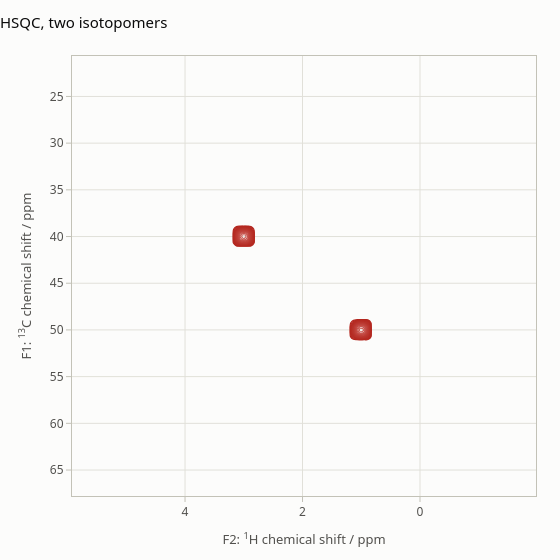

The notebook cell this image was saved under:
### Markdown cell above
## HSQC and isotopomer dilution

`hsqc` is the echo-antiecho experiment of `hsqc.m`: INEPT transfer,
heteronuclear evolution with a refocusing pulse on the decoupled channels
(the `'refocus'` output of `evolution` propagates the second half of
`t1`), coherence selection of the two pathways, back transfer and
decoupled acquisition. `parameters["spins"]` lists the indirect
heteronucleus first, then the detected nucleus; `J` sets the INEPT
delays. Natural-abundance 13C spectra are sums over isotopomers:
`dilute(spin_system, "13C")` returns one subsystem per 13C with every other 13C
removed (`kill_spin`), each of which is simulated separately:

### Code cell
spin_system_sugar = spynach.create(
    {"isotopes": ["1H", "13C", "13C", "1H"], "magnet": 5.9},
    {
        "zeeman": {"scalar": [3.0, 40.0, 50.0, 1.0]},
        "coupling": {"scalar": [[0, 140, 0, 7], [0, 0, 35, 0], [0, 0, 0, 150], [0, 0, 0, 0]]},
    },
)
hsqc_pars = {
    "J": 140.0,
    "sweep": [3000.0, 2000.0],
    "offset": [2800.0, 500.0],
    "npoints": [48, 48],
    "zerofill": [256, 256],
    "spins": ["13C", "1H"],
    "decouple_f1": ["1H"],
    "decouple_f2": ["13C"],
    "axis_units": "ppm",
}
hsqc_spectrum = np.zeros((256, 256), dtype=complex)
for spin_system_sub in spynach.dilute(spin_system_sugar, "13C"):
    spin_system_sub = spynach.basis(spin_system_sub, {"formalism": "sphten-liouv", "approximation": "none"})
    fid_hsqc = spynach.liquid(spin_system_sub, spynach.hsqc, hsqc_pars, "nmr")
    pos = np.fft.fftshift(
        np.fft.fft(spynach.apodisation(fid_hsqc["pos"], [("sqcos",), ("sqcos",)]), 256, axis=0), axes=0
    )
    neg = np.fft.fftshift(
        np.fft.fft(spynach.apodisation(fid_hsqc["neg"], [("sqcos",), ("sqcos",)]), 256, axis=0), axes=0
    )
    hsqc_spectrum += np.fft.fftshift(np.fft.fft(pos + np.conj(neg), 256, axis=1), axes=1)
plot_2d(
    spin_system_sugar,
    hsqc_spectrum.real,
    hsqc_pars,
    max_points=128,
    ncont=20,
    delta=(0.05, 1.0, 0.05, 1.0),
    k=2,
    ncol=256,
    m=6,
    signs="positive",
    title="HSQC, two isotopomers",
)

### Figure 1 — Plotly figure (JSON) as saved in the notebook; plotly's stock layout.template omitted (floating-point values rounded to 4 significant figures; data arrays with more than 128 entries replaced by an {"elided": "..."} marker saying what was removed)
{"data": [{"autocontour": false, "colorscale": [[0.0, "#b3261e"], [0.05263, "#b4271f"], [0.1053, "#b42921"], [0.1579, "#b52a22"], [0.2105, "#b52c24"], [0.2632, "#b62d25"], [0.3158, "#b72f27"], [0.3684, "#b83129"], [0.4211, "#b8332b"], [0.4737, "#b9352d"], [0.5263, "#ba3730"], [0.5789, "#bb3a32"], [0.6316, "#bd3c35"], [0.6842, "#be4038"], [0.7368, "#c0433c"], [0.7895, "#c14741"], [0.8421, "#c44d46"], [0.8947, "#c7544d"], [0.9474, "#cb5f59"], [1.0, "#f2b8b5"]], "contours": {"coloring": "lines", "end": 19, "showlabels": false, "size": 1, "start": 0, "type": "levels"}, "hoverinfo": "skip", "line": {"width": 1.2}, "showlegend": false, "showscale": false, "x": [-1.975, -1.913, -1.85, -1.788, -1.726, -1.664, -1.602, -1.539, -1.477, -1.415, -1.353, -1.291, -1.228, -1.166, -1.104, -1.042, -0.9796, -0.9174, -0.8552, -0.793, -0.7308, -0.6686, -0.6064, -0.5442, -0.482, -0.4198, -0.3576, -0.2954, -0.2332, -0.171, -0.1088, -0.04665, 0.01555, 0.07775, 0.1399, 0.2021, 0.2643, 0.3265, 0.3887, 0.4509, 0.5131, 0.5753, 0.6375, 0.6997, 0.7619, 0.8241, 0.8863, 0.9485, 1.011, 1.073, 1.135, 1.197, 1.26, 1.322, 1.384, 1.446, 1.508, 1.571, 1.633, 1.695, 1.757, 1.819, 1.882, 1.944, 2.006, 2.068, 2.13, 2.193, 2.255, 2.317, 2.379, 2.441, 2.504, 2.566, 2.628, 2.69, 2.752, 2.815, 2.877, 2.939, 3.001, 3.063, 3.126, 3.188, 3.25, 3.312, 3.374, 3.437, 3.499, 3.561, 3.623, 3.685, 3.748, 3.81, 3.872, 3.934, 3.996, 4.059, 4.121, 4.183, 4.245, 4.307, 4.37, 4.432, 4.494, 4.556, 4.618, 4.681, 4.743, 4.805, 4.867, 4.929, 4.992, 5.054, 5.116, 5.178, 5.24, 5.303, 5.365, 5.427, 5.489, 5.551, 5.614, 5.676, 5.738, 5.8, 5.862, 5.925], "y": [20.67, 21.04, 21.41, 21.78, 22.15, 22.52, 22.89, 23.27, 23.64, 24.01, 24.38, 24.75, 25.12, 25.49, 25.86, 26.23, 26.6, 26.98, 27.35, 27.72, 28.09, 28.46, 28.83, 29.2, 29.57, 29.94, 30.31, 30.69, 31.06, 31.43, 31.8, 32.17, 32.54, 32.91, 33.28, 33.65, 34.02, 34.39, 34.77, 35.14, 35.51, 35.88, 36.25, 36.62, 36.99, 37.36, 37.73, 38.1, 38.48, 38.85, 39.22, 39.59, 39.96, 40.33, 40.7, 41.07, 41.44, 41.81, 42.19, 42.56, 42.93, 43.3, 43.67, 44.04, 44.41, 44.78, 45.15, 45.52, 45.89, 46.27, 46.64, 47.01, 47.38, 47.75, 48.12, 48.49, 48.86, 49.23, 49.6, 49.98, 50.35, 50.72, 51.09, 51.46, 51.83, 52.2, 52.57, 52.94, 53.31, 53.69, 54.06, 54.43, 54.8, 55.17, 55.54, 55.91, 56.28, 56.65, 57.02, 57.39, 57.77, 58.14, 58.51, 58.88, 59.25, 59.62, 59.99, 60.36, 60.73, 61.1, 61.48, 61.85, 62.22, 62.59, 62.96, 63.33, 63.7, 64.07, 64.44, 64.81, 65.19, 65.56, 65.93, 66.3, 66.67, 67.04, 67.41, 67.78], "z": {"elided": "128x128 float values"}, "zmax": 19, "zmin": 0, "type": "contour"}], "layout": {"font": {"family": "system-ui, -apple-system, \"Segoe UI\", Roboto, sans-serif", "color": "#0b0b0b", "size": 13}, "margin": {"l": 72, "r": 24, "t": 56, "b": 64}, "title": {"font": {"size": 15, "color": "#0b0b0b"}, "text": "HSQC, two isotopomers", "x": 0, "xanchor": "left"}, "xaxis": {"tickfont": {"color": "#52514e", "size": 12}, "title": {"font": {"color": "#52514e", "size": 13}, "text": "F2: <sup>1</sup>H chemical shift / ppm"}, "showgrid": true, "gridcolor": "#e1e0d9", "zeroline": false, "showline": true, "linecolor": "#c3c2b7", "ticks": "outside", "tickcolor": "#c3c2b7", "mirror": true, "range": [5.925, -1.975]}, "yaxis": {"tickfont": {"color": "#52514e", "size": 12}, "title": {"font": {"color": "#52514e", "size": 13}, "text": "F1: <sup>13</sup>C chemical shift / ppm"}, "showgrid": true, "gridcolor": "#e1e0d9", "zeroline": false, "showline": true, "linecolor": "#c3c2b7", "ticks": "outside", "tickcolor": "#c3c2b7", "mirror": true, "range": [67.78, 20.67]}, "modebar": {"bgcolor": "rgba(0,0,0,0)", "color": "#898781", "activecolor": "#52514e", "remove": ["lasso2d", "select2d"]}, "height": 560, "width": 560, "paper_bgcolor": "#fcfcfb", "plot_bgcolor": "#fcfcfb", "dragmode": "zoom", "showlegend": false}}
